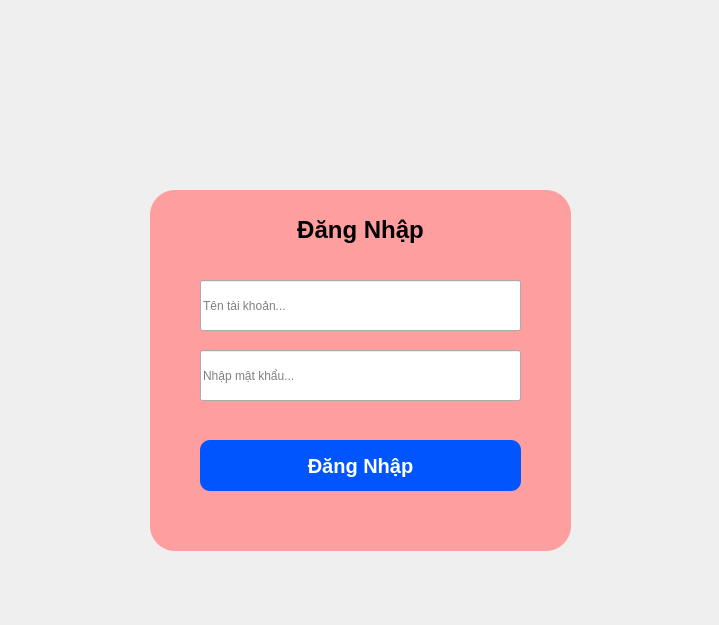
<?xml version="1.0" encoding="UTF-8"?>
<ui version="4.0">
 <class>Login</class>
 <widget class="QMainWindow" name="Login">
  <property name="geometry">
   <rect>
    <x>0</x>
    <y>0</y>
    <width>719</width>
    <height>625</height>
   </rect>
  </property>
  <property name="windowTitle">
   <string>Đăng Nhập</string>
  </property>
  <widget class="QWidget" name="centralwidget">
   <widget class="QLabel" name="label">
    <property name="geometry">
     <rect>
      <x>0</x>
      <y>0</y>
      <width>721</width>
      <height>621</height>
     </rect>
    </property>
    <property name="text">
     <string/>
    </property>
    <property name="pixmap">
     <pixmap>img/background-thoi-trang-cho-be_025700025.jpg</pixmap>
    </property>
    <property name="scaledContents">
     <bool>true</bool>
    </property>
    <property name="alignment">
     <set>Qt::AlignBottom|Qt::AlignLeading|Qt::AlignLeft</set>
    </property>
    <property name="wordWrap">
     <bool>false</bool>
    </property>
   </widget>
   <widget class="QGroupBox" name="groupBox">
    <property name="geometry">
     <rect>
      <x>150</x>
      <y>190</y>
      <width>421</width>
      <height>361</height>
     </rect>
    </property>
    <property name="styleSheet">
     <string notr="true">QGroupBox{
	background-color:rgb(255, 158, 158);
	border-radius:25px
}</string>
    </property>
    <property name="title">
     <string/>
    </property>
    <widget class="QLabel" name="label_2">
     <property name="geometry">
      <rect>
       <x>0</x>
       <y>5</y>
       <width>421</width>
       <height>71</height>
      </rect>
     </property>
     <property name="text">
      <string>&lt;html&gt;&lt;head/&gt;&lt;body&gt;&lt;p align=&quot;center&quot;&gt;&lt;span style=&quot; font-size:18pt; font-weight:600;&quot;&gt;Đăng Nhập&lt;/span&gt;&lt;/p&gt;&lt;/body&gt;&lt;/html&gt;</string>
     </property>
    </widget>
    <widget class="QPushButton" name="btnLogin">
     <property name="geometry">
      <rect>
       <x>50</x>
       <y>250</y>
       <width>321</width>
       <height>51</height>
      </rect>
     </property>
     <property name="styleSheet">
      <string notr="true">QPushButton{
	font-size: 20px;
    border-radius: 10px;
	background-color: rgb(0, 85, 255);
	color:rgb(255, 255, 255);
	font-weight: bold;
}</string>
     </property>
     <property name="text">
      <string>Đăng Nhập</string>
     </property>
    </widget>
    <widget class="QLineEdit" name="txtName">
     <property name="geometry">
      <rect>
       <x>50</x>
       <y>90</y>
       <width>321</width>
       <height>51</height>
      </rect>
     </property>
     <property name="styleSheet">
      <string notr="true">font: 14pt &quot;MS Shell Dlg 2&quot;;
QLineEdit{
	border-radius: 5px;
}</string>
     </property>
     <property name="placeholderText">
      <string>Tên tài khoản...</string>
     </property>
    </widget>
    <widget class="QLineEdit" name="txtPass">
     <property name="geometry">
      <rect>
       <x>50</x>
       <y>160</y>
       <width>321</width>
       <height>51</height>
      </rect>
     </property>
     <property name="styleSheet">
      <string notr="true">font: 14pt &quot;MS Shell Dlg 2&quot;;</string>
     </property>
     <property name="echoMode">
      <enum>QLineEdit::Password</enum>
     </property>
     <property name="placeholderText">
      <string>Nhập mật khẩu...</string>
     </property>
    </widget>
   </widget>
  </widget>
 </widget>
 <resources/>
 <connections/>
</ui>
